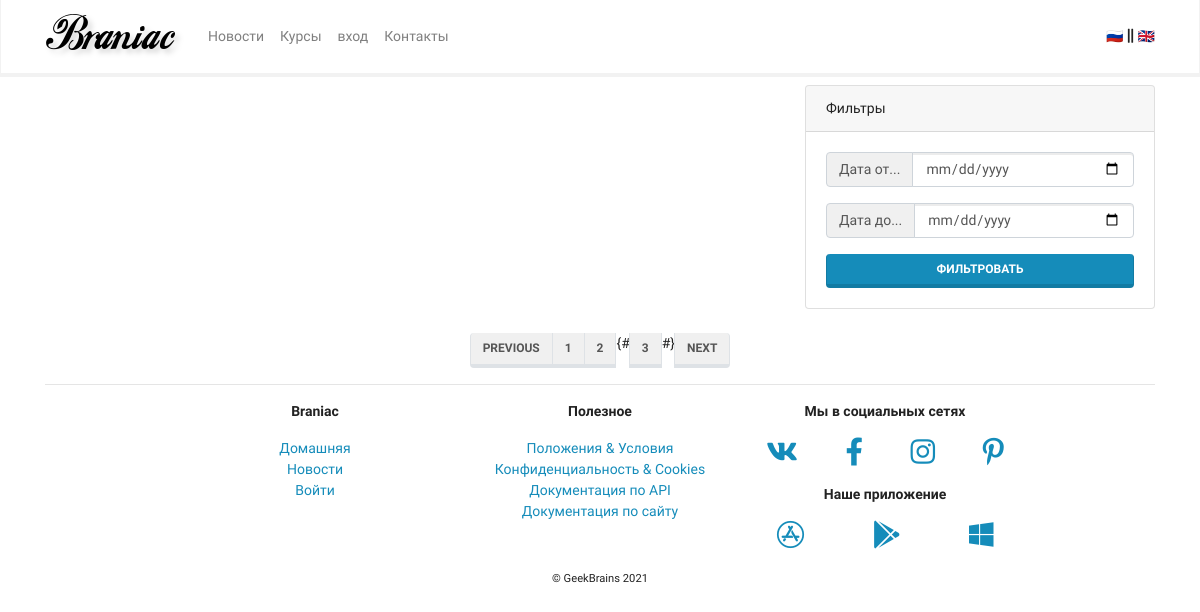
The page /mainapp/news/ on the database as committed earlier.
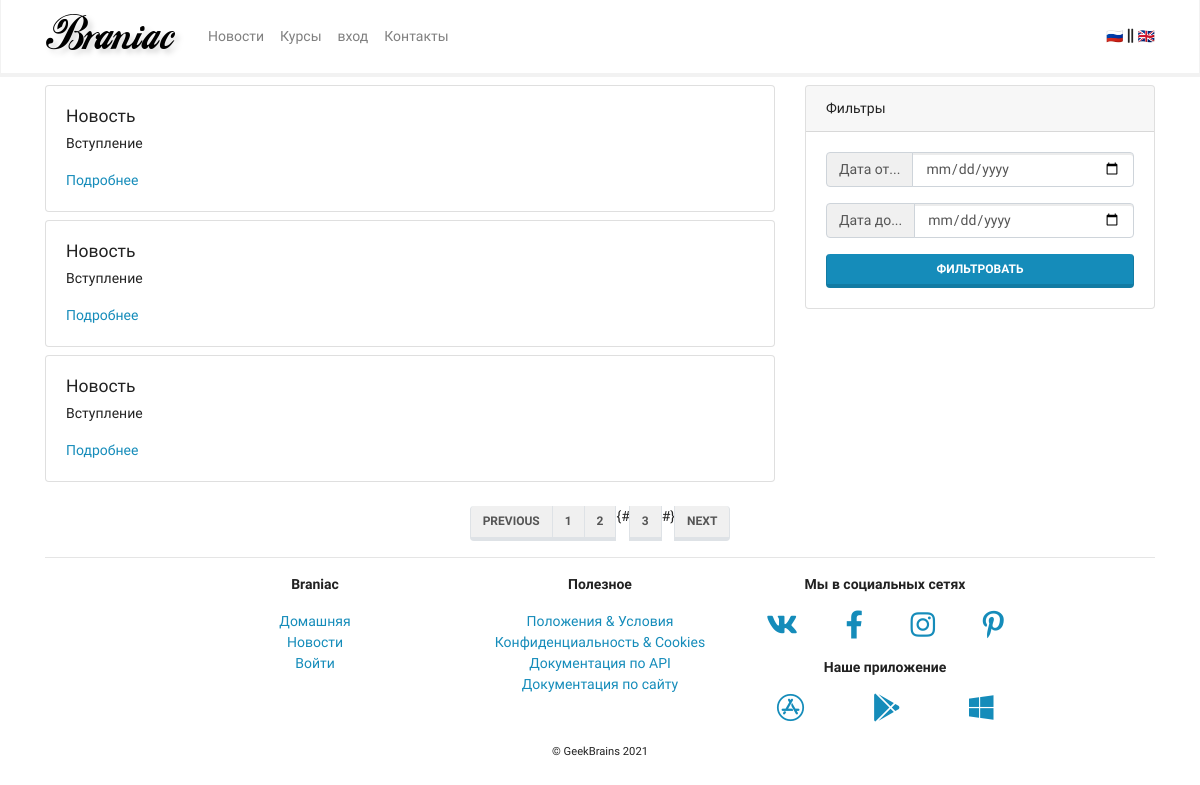
The same page on the database as committed later.
### mainapp/models.py (models this page shows, shortened)
class BaseModel(models.Model):
    created_at = models.DateTimeField(auto_now_add=True, verbose_name='Дата создания')
    updated_at = models.DateTimeField(auto_now=True, verbose_name='Дата последнего изменения')
    deleted = models.BooleanField(default=False, verbose_name="Удален")
    class Meta:
        abstract = True
        ordering = ('-created_at',)

class News(BaseModel):
    title = models.CharField(max_length=255, verbose_name='Заголовок')
    preamble = models.CharField(max_length=1000, verbose_name='Вступление')
    body = models.TextField(verbose_name="Содержимое")
    body_as_markdown = models.BooleanField(default=False, verbose_name="Способ разметки")
    class Meta:
        verbose_name = 'Новость'
        verbose_name_plural = 'Новости'

### mainapp/views.py (the view)
# urls.py: path('news/', views.NewsListView.as_view(), name='news'),
class NewsListView(ListView):
    model = News
    paginate_by = 5
    def get_queryset(self):
        return super().get_queryset().filter(deleted=False)

### mainapp/context_processor.py (called while the page is built)
def my_context_processor(request):
    return {
        'omg': 'wtf'
    }

### mainapp/templates/mainapp/news_list.html (shortened to what this page needs)
{% extends 'mainapp/base.html' %}
{% block content %}
<div class="row">
    <div class="col-lg-8">
        {% for item in object_list %}
        <div class="card my-2">
            <div class="card-body">
                <h5 class="card-title">{{ item.title }}</h5>
                <p class="card-text">{{ item.preamble }}</p>
                <div class="row">
                    <div class="col">
                        <a href="{% url 'mainapp:news_detail' pk=item.pk %}"
                           class="card-link">Подробнее</a>
                    </div>
                </div>
            </div>
        </div>
        {% endfor %}
    </div>
    <div class="col-lg-4">
        <div class="card my-2 sticky-top">
            <div class="card-header">
                Фильтры
            </div>
            <div class="card-body">
                <form action="">
                    <div class="input-group mb-3">
                        <div class="input-group-prepend">
                            <span class="input-group-text" id="basic-addon1">Дата от...</span>
                        </div>
                        <input type="date" class="form-control" name="dateFrom">
                    </div>
                    <div class="input-group mb-3">
                        <div class="input-group-prepend">
                            <span class="input-group-text" id="basic-addon1">Дата до...</span>
                        </div>
                        <input type="date" class="form-control" name="dateTo">
                    </div>
                    <button type="submit"
                            class="btn btn-primary btn-block">Фильтровать
                    </button>
                </form>
            </div>
        </div>
    </div>
</div>
<div class="row justify-content-center align-items-center mt-3 mb-n3">
    <nav aria-label="Page navigation example">
        <ul class="pagination">
            <li class="page-item"><a class="page-link" href="#">Previous</a></li>
            <li class="page-item"><a class="page-link" href="#">1</a></li>
            <li class="page-item"><a class="page-link" href="#">2</a></li>
            {#
            <li class="page-item"><a class="page-link" href="#">3</a></li>
            #}
            <li class="page-item"><a class="page-link" href="#">Next</a></li>
        </ul>
    </nav>
</div>
{% endblock content %}

### mainapp/templates/mainapp/base.html (shortened to what this page needs)
{% load static %}
<!doctype html>
<html lang="ru">
<head>
    <link rel="stylesheet" href="{% static 'css/bootstrap.min.css' %}">
    <link rel="stylesheet" href="{% static 'css/Chart.min.css' %}">
    <link rel="stylesheet" href="{% static 'css/fontawesome.all.min.css' %}">
</head>
<body>
    <nav class="navbar navbar-expand-lg navbar-light bg-light">
        <div class="container">
            <a class="navbar-brand" href="{% url 'mainapp:index' %}">
                <img src="{% static 'img/logo.png' %}" alt="">
            </a>
        {% include 'mainapp/includes/inc_main_menu.html'%}
        </div>
    </nav>
    <div class="container-md">
{% block content %}
{% endblock %}
    </div>
    <div class="container-lg mt-auto">
        <hr>
        <div class="row justify-content-center">
            <div class="col-sm-6 col-md-3 text-center">
                <p>
                    <strong>Braniac</strong>
                </p>
                <p>
                <ul class="list-unstyled">
                    <li><a href="{% url 'mainapp:index' %}">Домашняя</a></li>
                    <li><a href="{% url 'mainapp:news' %}">Новости</a></li>
                    <li><a href="{% url 'authapp:login' %}">Войти</a></li>
                </ul>
                </p>
            </div>
            <div class="col-sm-6 col-md-3 text-center">
                <p>
                    <strong>Полезное</strong>
                </p>
                <p>
                <ul class="list-unstyled">
                    <li><a href="#">Положения &amp; Условия</a></li>
                    <li><a href="#">Конфиденциальность &amp; Cookies</a></li>
                    <li><a href="#">Документация по API</a></li>
                    <li><a href="{% url 'mainapp:docsite' %}">Документация по сайту</a></li>
                </ul>
                </p>
            </div>
            <div class="col-sm-6 col-md-3 text-center">
                <p>
                    <strong>Мы в социальных сетях</strong>
                </p>
                <p>
                <div class="row justify-content-around">
                    <div><a href="#"><i class="fab fa-vk fa-2x"></i></a></div>
                    <div><a href="#"><i class="fab fa-facebook-f fa-2x"></i></a></div>
                    <div><a href="#"><i class="fab fa-instagram fa-2x"></i></a></div>
                    <div><a href="#"><i class="fab fa-pinterest-p fa-2x"></i></a></div>
                </div>
                </p>
                <p>
                    <strong>Наше приложение</strong>
                </p>
                <p>
                <div class="row justify-content-around">
                    <div><a href="#"><i class="fab fa-app-store fa-2x"></i></a></div>
                    <div><a href="#"><i class="fab fa-google-play fa-2x"></i></a></div>
                    <div><a href="#"><i class="fab fa-windows fa-2x"></i></a></div>
                </div>
                </p>
            </div>
        </div>
        <div class="row justify-content-center">
            <div>
                <p><small>&copy; GeekBrains 2021</small></p>
            </div>
        </div>
    </div>
</body>
</html>

### mainapp/templates/mainapp/includes/inc_main_menu.html
<div class="collapse navbar-collapse" id="navbarSupportedContent">
    <ul class="navbar-nav mr-auto">
        <li class="nav-item ">
            <a class="nav-link" href="{% url 'mainapp:news' %}">Новости</a>
        </li>
        <li class="nav-item ">
            <a class="nav-link" href="{% url 'mainapp:courses' %}">Курсы</a>
        </li>
        {%  if user.is_authenticated %}
        <li class="nav-item dropdown">
            <a class="nav-link dropdown-toggle" href="#" id="ddProfile" role="button" data-toggle="dropdown"
               aria-haspopup="true" aria-expanded="false">
                Профиль
            </a>
            <div class="dropdown-menu" aria-labelledby="ddProfile">
                <a class="dropdown-item" href="{% url 'authapp:edit' %}">Редактировать профиль</a>
                <a class="dropdown-item" href="#">Мои курсы</a>
                <div class="dropdown-divider"></div>
                {% if user.is_staff %}
                    <a class="dropdown-item" href="{% url 'admin:index' %}">Модерация</a>
                {% endif %}
                {% if user.is_superuser %}
                    <a class="dropdown-item" href="{% url 'admin:index' %}">Административный раздел</a>
                {% endif %}
                <div class="dropdown-divider"></div>
                <a class="dropdown-item" href="{% url 'authapp:logout' %}">Выход</a>
            </div>
        </li>
        {% else %}
            <li class="nav-item ">
                    <a class="nav-link" href="{% url 'authapp:login' %}">вход</a>
            </li>
        {% endif %}
        <li class="nav-item ">
            <a class="nav-link" href="{% url 'mainapp:contacts' %}">Контакты</a>
        </li>
    </ul>
    <span><a href="#">🇷🇺</a> <i class="fas fa-grip-lines-vertical"></i> <a href="#">🇬🇧</a></span>
</div>

Rows that differ between the two databases and show on the page:
added News: title "Новость", preamble "Вступление"
added News: title "Новость", preamble "Вступление"
added News: title "Новость", preamble "Вступление"
